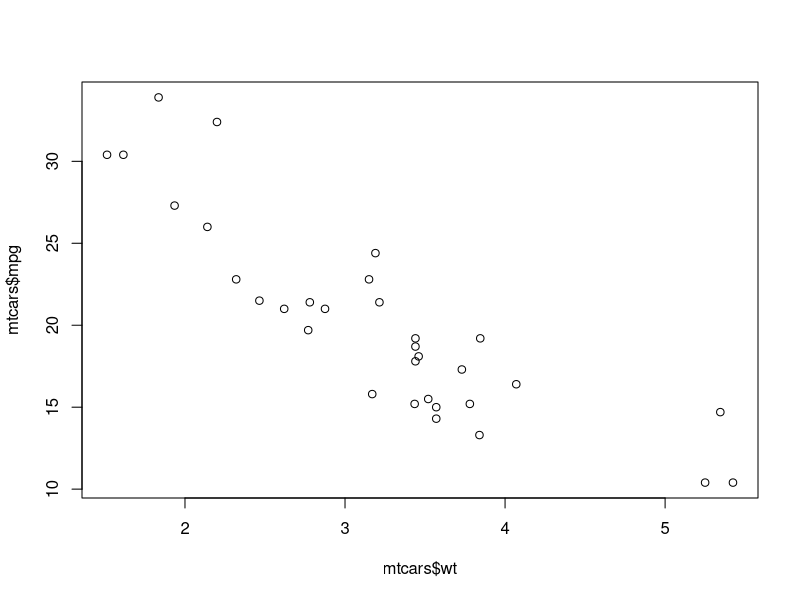
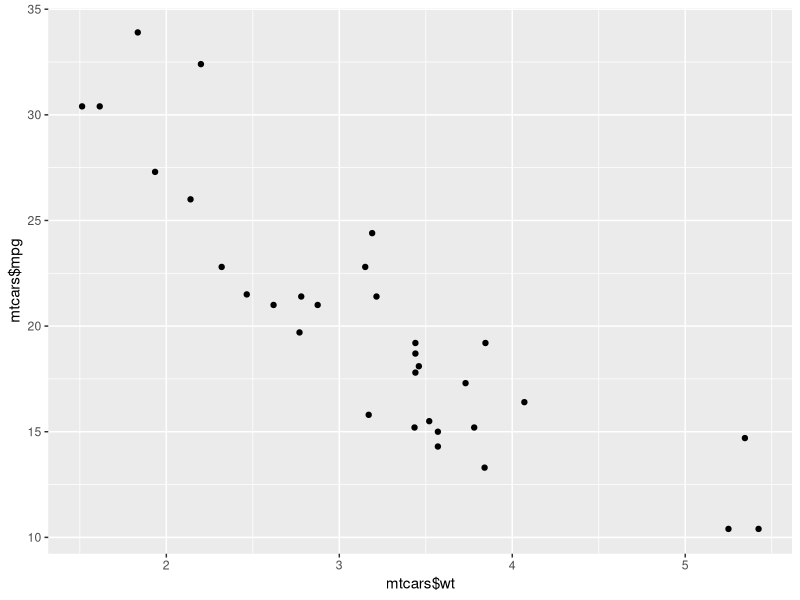
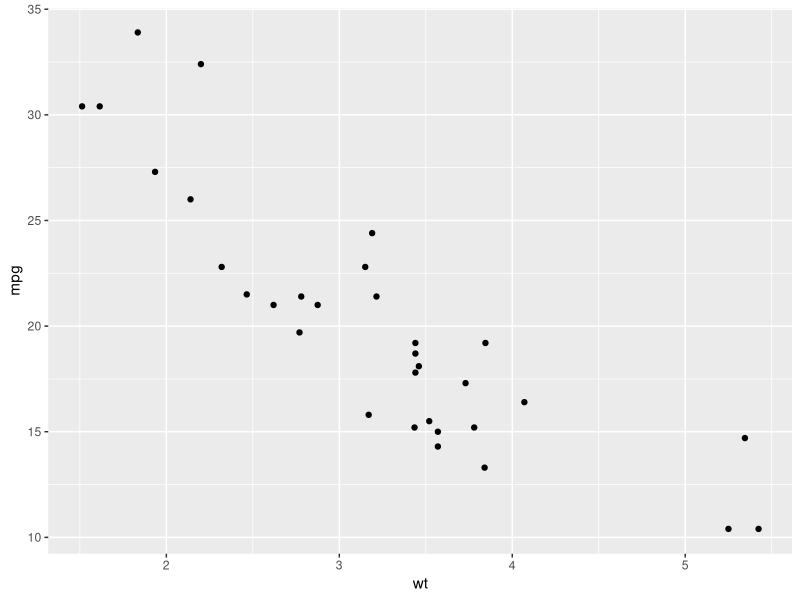
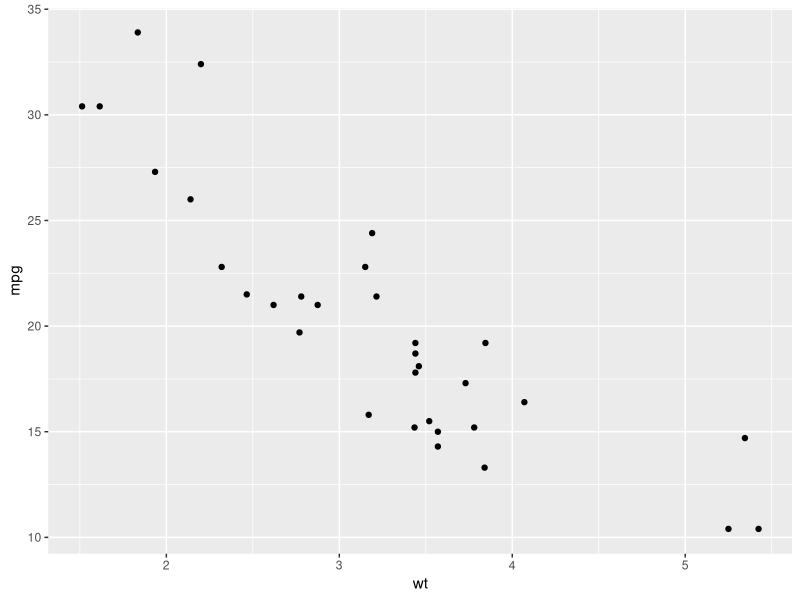
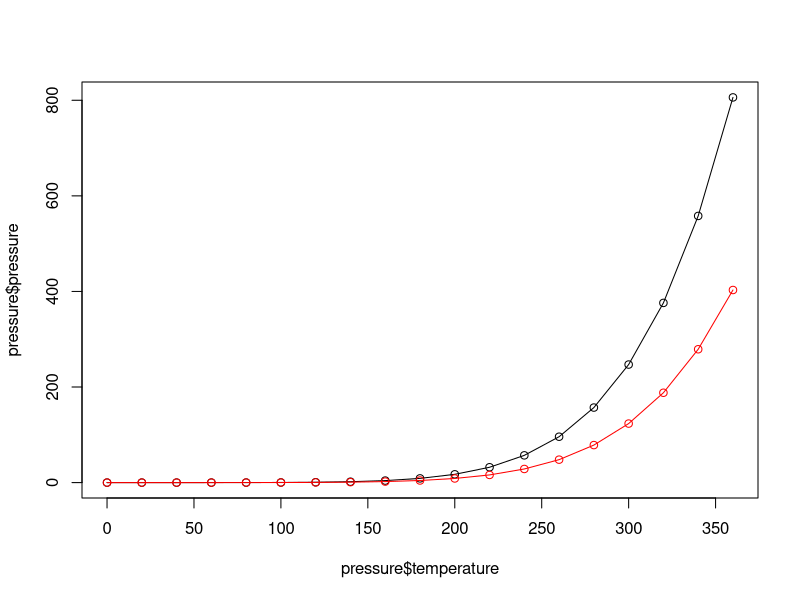
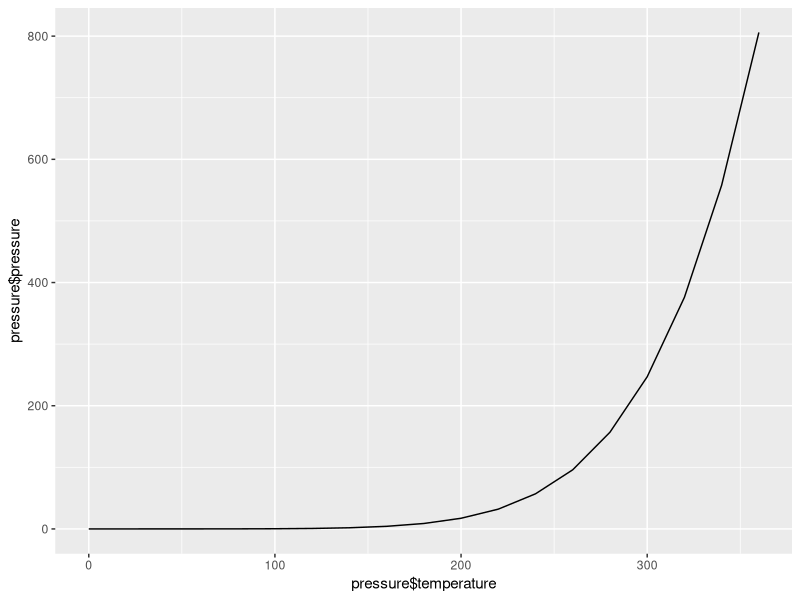
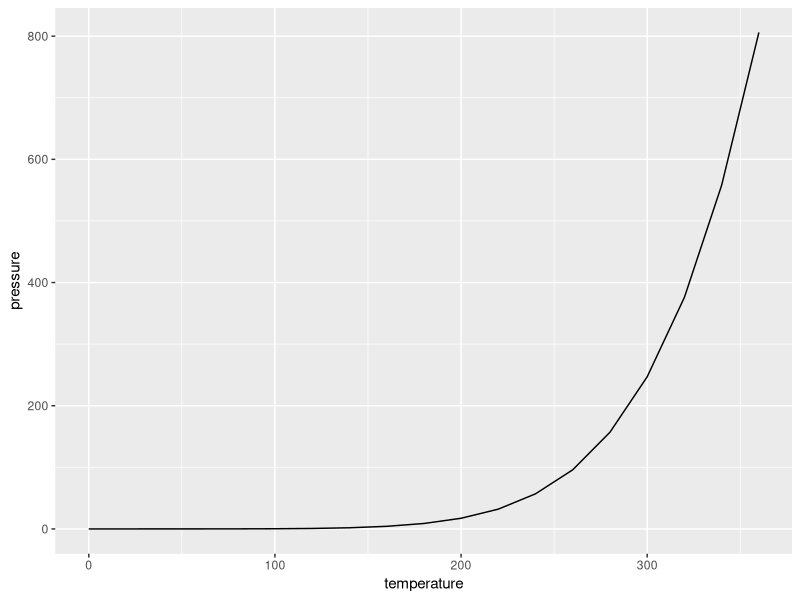
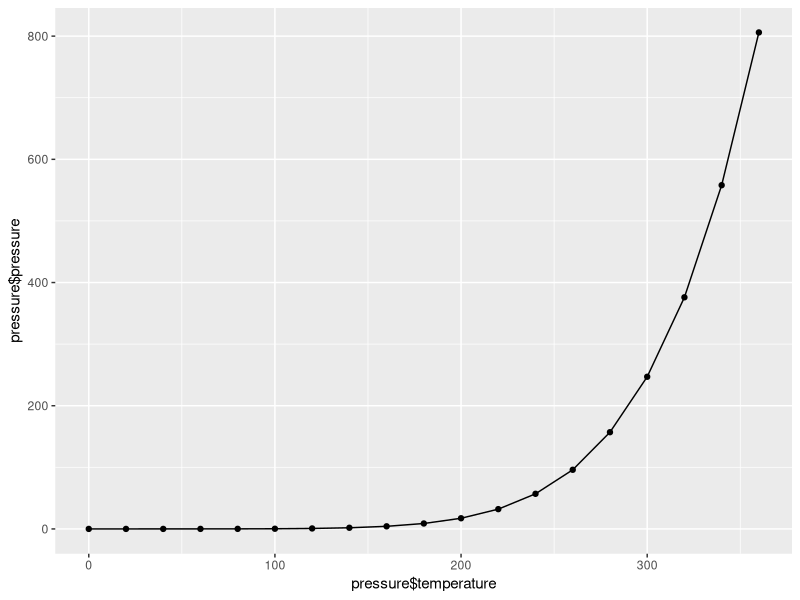

Write R code to recreate these figures, in order.
library(ggplot2)

# 散点图

plot(mtcars$wt, mtcars$mpg)

qplot(mtcars$wt, mtcars$mpg)
qplot(wt, mpg, data = mtcars)

ggplot(mtcars, aes(x=wt, y=mpg)) + geom_point()

# 折线图

plot(pressure$temperature, pressure$pressure, type = "l")
points(pressure$temperature, pressure$pressure)
lines(pressure$temperature, pressure$pressure/2, col = "red")
points(pressure$temperature, pressure$pressure/2, col = "red")

qplot(pressure$temperature, pressure$pressure, geom = "line")
ggplot(pressure, aes(x=temperature, y=pressure)) + geom_line()

qplot(pressure$temperature, pressure$pressure, geom = c("line", "point"))
ggplot(pressure, aes(x=temperature, y=pressure)) + geom_line() + geom_point()

#  条形图 

barplot(BOD$demand, names.arg = BOD$Time)
table(mtcars$cyl)
